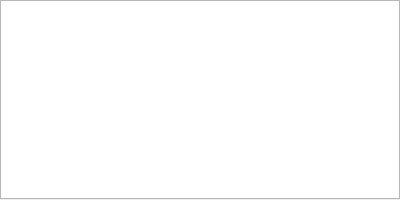
<?xml version="1.0" encoding="UTF-8"?>
<ui version="4.0">
 <class>MainWindow</class>
 <widget class="QMainWindow" name="MainWindow">
  <property name="geometry">
   <rect>
    <x>0</x>
    <y>0</y>
    <width>400</width>
    <height>200</height>
   </rect>
  </property>
  <property name="sizePolicy">
   <sizepolicy hsizetype="Fixed" vsizetype="Fixed">
    <horstretch>0</horstretch>
    <verstretch>0</verstretch>
   </sizepolicy>
  </property>
  <property name="minimumSize">
   <size>
    <width>400</width>
    <height>200</height>
   </size>
  </property>
  <property name="maximumSize">
   <size>
    <width>400</width>
    <height>200</height>
   </size>
  </property>
  <property name="windowTitle">
   <string>MainWindow</string>
  </property>
  <widget class="QWidget" name="centralwidget">
   <property name="font">
    <font>
     <family>Microsoft YaHei UI</family>
    </font>
   </property>
   <layout class="QGridLayout" name="gridLayout">
    <property name="leftMargin">
     <number>0</number>
    </property>
    <property name="topMargin">
     <number>0</number>
    </property>
    <property name="rightMargin">
     <number>0</number>
    </property>
    <property name="bottomMargin">
     <number>1</number>
    </property>
    <item row="0" column="0">
     <widget class="QTableView" name="tableView"/>
    </item>
   </layout>
  </widget>
 </widget>
 <resources/>
 <connections/>
</ui>
